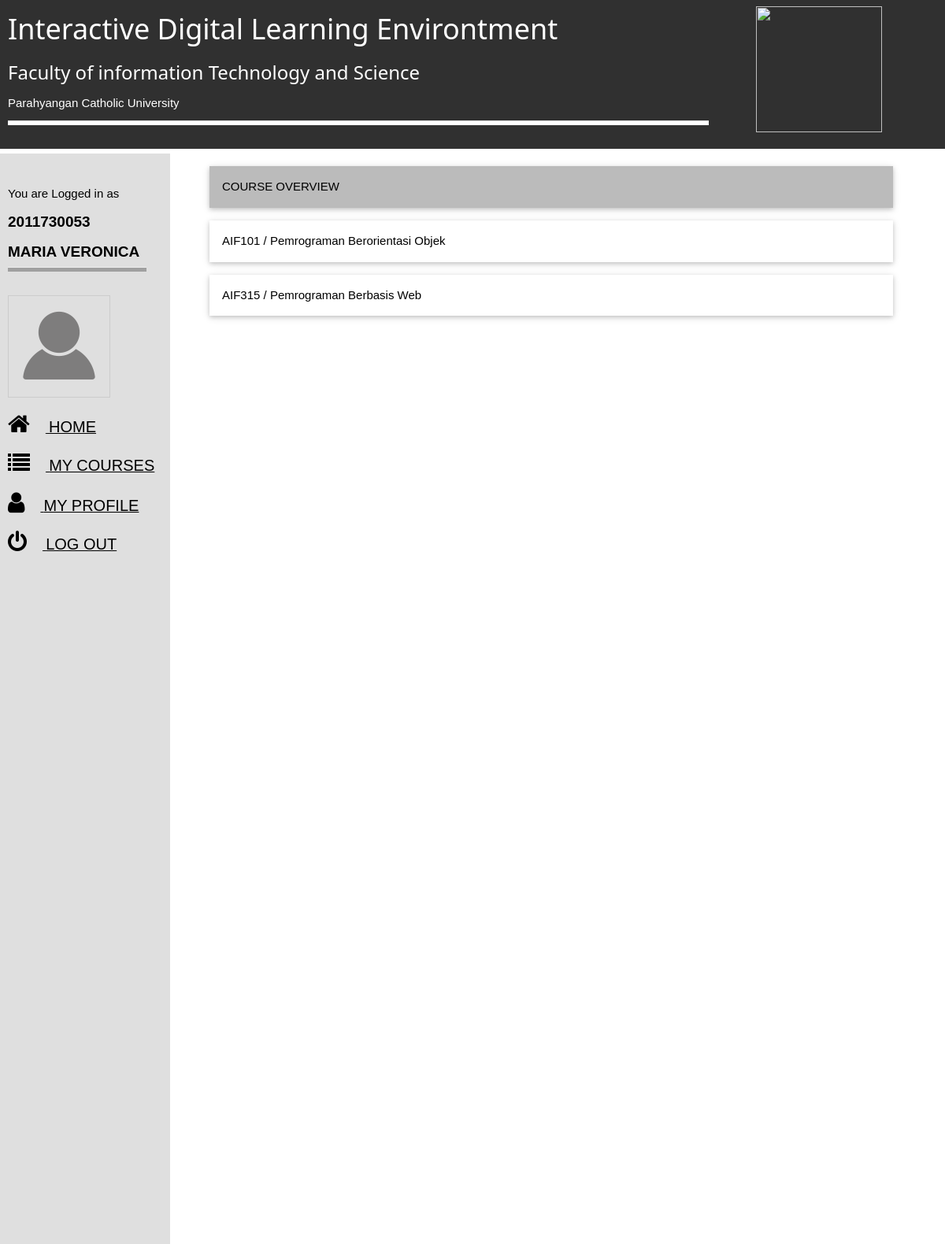
Page /IDE/pages/student/std.php (signed in) on the committed database.
### tables this page shows
CREATE TABLE `courses` (
  `ID_C` int(11) NOT NULL,
  `code` varchar(6) NOT NULL,
  `course` varchar(50) NOT NULL
);

### IDE/phpScript/courses.php (the view)
<?php
$id = $_SESSION['id'];
$sql = "SELECT courses.code as courseCode,courses.course as courseName, courses.ID_C as id FROM courses JOIN enrollments ON courses.ID_C = enrollments.ID_C WHERE $id = enrollments.ID_U;";
$result = $mysqli->query($sql);
?>
<div class="w3-panel w3-card-2 w3-grey"><p>COURSE OVERVIEW</p></div>
<?php
if($result && $result->num_rows > 0){
	while ($row = $result->fetch_assoc()) {
		$courseID = $row["id"];
		$course = $row["courseName"];
		$courseCode =  $row["courseCode"];
		?>
		<div class="w3-panel w3-card-2">
			<a href="<?php echo "course.php?id=".$courseID."&courseTitle=".$course ?>" style = "text-decoration: none;"><p><?php echo "$courseCode"." / "."$course"?></p></a>
		</div>
<?php
	}
}
else{
	header("location:../../index.php");
}
?>

### IDE/pages/student/std.php (shortened to what this page needs)
<?php include('../../phpScript/connection.php');
if(isset($_SESSION['id'])){
?>
<!DOCTYPE html>
<html>
<head>
	<link rel="stylesheet" href="../../lib/w3.css">
	<link rel="stylesheet" href="../../lib/font-awesome.css">
	<link rel="stylesheet" href="../../style/style.css">
	<link rel="stylesheet" href="../../lib/w3-theme-dark-grey.css">
</head>
<body>
	<?php include ('../../layout/header.php');?>
	<div class="w3-main">
		<?php include ('../../layout/sidebar.php');?>
		<div class="w3-container" style="width: 75%; float: right; position: absolute; left: 250px">
			<?php include ('../../phpScript/courses.php');
}
else{
	header("location:../../index.php");
}
			?>
		</div>
	</div>
</body>
</html>

### IDE/layout/header.php
<div style="position:relative;width:100%; height:20%; display: inline-block;" class="w3-theme-dark w3-text-white">
	<div style="width:75%; float: left;" class="w3-padding-left">
		<div style="margin: 10px">
		<h1>Interactive Digital Learning Environtment</h1>
		<h3>Faculty of information Technology and Science</h3>
		<text >Parahyangan Catholic University</text>
		</div>
		<hr style="display: block;
		margin-top: 0.5em;
		margin-bottom: 30px;
		margin-left: 10px;
		height:5px;
		background-color: white;">
	</div >
	<div style="float:right;width:20%;margin-top:8px;margin-left:30px;"">
		<img src="../../img/logo.png"  width="160" height="160">
	</div>
</div>

### IDE/layout/sidebar.php
<?php
$link = $_SESSION['position'];
if ($link == 'student') {
    $link = 'std.php';
}else{
  $link = 'lct.php';
}
?>
<div style="width:18%; height: 100%;position:absolute;" class="w3-theme-l4 w3-padding-left">
    <div style="margin: 10px">
       <text style="margin-top:40px;display:block;">You are Logged in as</text>
       <text  style="margin-top:10px;display:block;font-weight: bold; font-size:19px"><?php echo $_SESSION['userid']; ?></text>
       <text  style="margin-top:10px;display:block;font-weight: bold; font-size:19px"><?php echo $_SESSION['name']; ?></text>
       <hr style="display: block;
       margin-top: 0.3em;
       margin-bottom: 30px;
       margin-left: 0px;
       height:5px;
       width:90%" class="w3-theme-l2">
       <img class="w3-border " src="../../img/profile.png"  width="130" height="130"><br>
       <div class="w3-padding-left w3-margin-top" id="leftnav">
           <a href="<?php echo $link ?>" ><i  class = "fa fa-home " style="font-size:30px;margin-right:20px"></i>
            <text style="font-size:20px;">HOME</text>
        </a><br>
        <a href="#" ><i  class = "fa fa-list " style="font-size:28px;margin-right:20px ;margin-top:17px;"></i>
            <text style="font-size:20px;">MY COURSES</text>
        </a><br>
        <a href="#" ><i  class = "fa fa-user " style="font-size:30px;margin-right:20px ;margin-top:17px;"></i>
            <text style="font-size:20px;">MY PROFILE</text>
        </a><br>
        <a href="../../phpScript/logout.php" ><i  class = "fa fa-power-off " style="font-size:28px;margin-right:20px ;margin-top:17px;"></i>
            <text style="font-size:20px;">LOG OUT</text>
        </a><br>
    </div>
</div>
</div>

### IDE/style/style.css (style rules this page uses)
h1,h2,h3 { color: white; }
#leftnav { cursor: pointer; }

### rows in the picture
courses: code "AIF101", course "Pemrograman Berorientasi Objek"
courses: code "AIF315", course "Pemrograman Berbasis Web"

### other values in the picture
$_SESSION['userid'] "2011730053"
$_SESSION['name'] "MARIA VERONICA"
